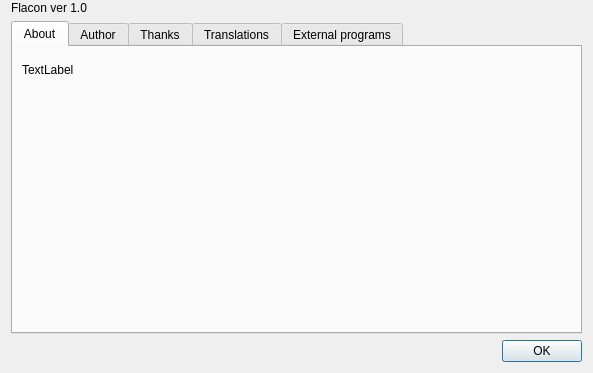
<?xml version="1.0" encoding="UTF-8"?>
<ui version="4.0">
 <class>AboutDialog</class>
 <widget class="QDialog" name="AboutDialog">
  <property name="geometry">
   <rect>
    <x>0</x>
    <y>0</y>
    <width>593</width>
    <height>373</height>
   </rect>
  </property>
  <property name="sizePolicy">
   <sizepolicy hsizetype="Expanding" vsizetype="Expanding">
    <horstretch>0</horstretch>
    <verstretch>0</verstretch>
   </sizepolicy>
  </property>
  <property name="windowTitle">
   <string>About Flacon</string>
  </property>
  <layout class="QVBoxLayout" name="verticalLayout">
   <property name="topMargin">
    <number>1</number>
   </property>
   <item>
    <layout class="QHBoxLayout" name="horizontalLayout">
     <property name="spacing">
      <number>24</number>
     </property>
     <item>
      <widget class="QLabel" name="titleLabel">
       <property name="text">
        <string notr="true">Flacon ver 1.0</string>
       </property>
      </widget>
     </item>
    </layout>
   </item>
   <item>
    <widget class="QTabWidget" name="tabWidget">
     <property name="currentIndex">
      <number>0</number>
     </property>
     <widget class="QWidget" name="aboutTab">
      <attribute name="title">
       <string>About</string>
      </attribute>
      <layout class="QVBoxLayout" name="verticalLayout_2">
       <property name="topMargin">
        <number>16</number>
       </property>
       <item>
        <widget class="QLabel" name="aboutLabel">
         <property name="text">
          <string notr="true">TextLabel</string>
         </property>
         <property name="wordWrap">
          <bool>true</bool>
         </property>
         <property name="openExternalLinks">
          <bool>true</bool>
         </property>
         <property name="textInteractionFlags">
          <set>Qt::TextBrowserInteraction</set>
         </property>
        </widget>
       </item>
       <item>
        <spacer name="verticalSpacer">
         <property name="orientation">
          <enum>Qt::Vertical</enum>
         </property>
         <property name="sizeHint" stdset="0">
          <size>
           <width>20</width>
           <height>168</height>
          </size>
         </property>
        </spacer>
       </item>
      </layout>
     </widget>
     <widget class="QWidget" name="authorsTab">
      <attribute name="title">
       <string>Author</string>
      </attribute>
      <layout class="QVBoxLayout" name="verticalLayout_3">
       <item>
        <widget class="QTextBrowser" name="authorsEdit">
         <property name="frameShape">
          <enum>QFrame::NoFrame</enum>
         </property>
         <property name="openExternalLinks">
          <bool>true</bool>
         </property>
        </widget>
       </item>
      </layout>
     </widget>
     <widget class="QWidget" name="thanksTab">
      <attribute name="title">
       <string>Thanks</string>
      </attribute>
      <layout class="QVBoxLayout" name="verticalLayout_4">
       <item>
        <widget class="QTextBrowser" name="thanksEdit">
         <property name="frameShape">
          <enum>QFrame::NoFrame</enum>
         </property>
         <property name="openExternalLinks">
          <bool>true</bool>
         </property>
        </widget>
       </item>
      </layout>
     </widget>
     <widget class="QWidget" name="translationsTab">
      <attribute name="title">
       <string>Translations</string>
      </attribute>
      <layout class="QVBoxLayout" name="verticalLayout_6">
       <item>
        <widget class="QTextBrowser" name="translationsEdit">
         <property name="frameShape">
          <enum>QFrame::NoFrame</enum>
         </property>
         <property name="openExternalLinks">
          <bool>true</bool>
         </property>
        </widget>
       </item>
      </layout>
     </widget>
     <widget class="QWidget" name="programsTab">
      <attribute name="title">
       <string>External programs</string>
      </attribute>
      <layout class="QVBoxLayout" name="verticalLayout_5">
       <item>
        <widget class="QTextBrowser" name="programsEdit">
         <property name="frameShape">
          <enum>QFrame::NoFrame</enum>
         </property>
         <property name="openExternalLinks">
          <bool>true</bool>
         </property>
        </widget>
       </item>
      </layout>
     </widget>
    </widget>
   </item>
   <item>
    <widget class="QDialogButtonBox" name="buttonBox">
     <property name="orientation">
      <enum>Qt::Horizontal</enum>
     </property>
     <property name="standardButtons">
      <set>QDialogButtonBox::Ok</set>
     </property>
    </widget>
   </item>
  </layout>
 </widget>
 <resources/>
 <connections>
  <connection>
   <sender>buttonBox</sender>
   <signal>accepted()</signal>
   <receiver>AboutDialog</receiver>
   <slot>accept()</slot>
   <hints>
    <hint type="sourcelabel">
     <x>248</x>
     <y>254</y>
    </hint>
    <hint type="destinationlabel">
     <x>157</x>
     <y>274</y>
    </hint>
   </hints>
  </connection>
  <connection>
   <sender>buttonBox</sender>
   <signal>rejected()</signal>
   <receiver>AboutDialog</receiver>
   <slot>reject()</slot>
   <hints>
    <hint type="sourcelabel">
     <x>316</x>
     <y>260</y>
    </hint>
    <hint type="destinationlabel">
     <x>286</x>
     <y>274</y>
    </hint>
   </hints>
  </connection>
 </connections>
</ui>
